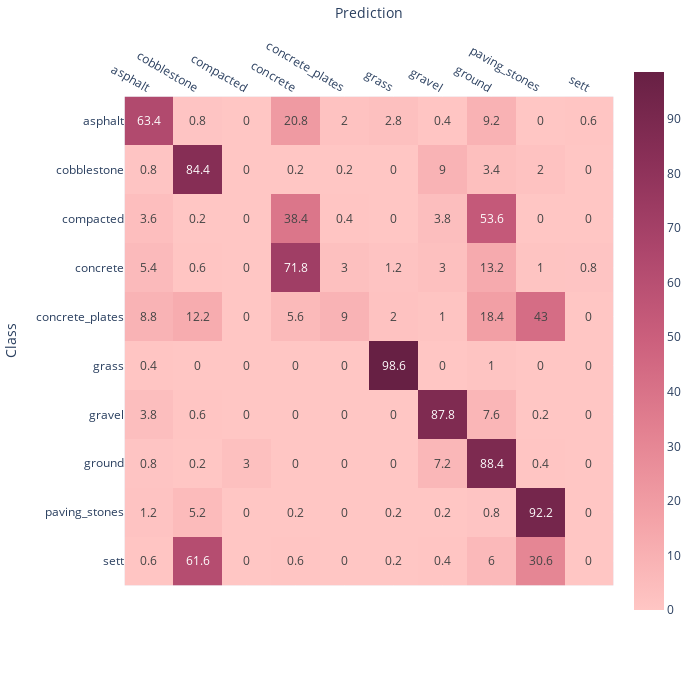

Notebook source saved alongside this figure:
### Code cell
fig = px.imshow(c_mat,
                labels=dict(x="Prediction", y="Class"),
                x=available_classes,
                y=available_classes,
                text_auto=True, 
            #    aspect="auto",
                color_continuous_scale=px.colors.sequential.Burg,
                width=700,
                height=700,
               )
fig.update_xaxes(side="top")

# fig['layout']['xaxis']['autorange'] = "reversed"

fig.show()

### Figure 1 — Plotly figure (JSON) as saved in the notebook; plotly's stock layout.template omitted (floating-point values rounded to 4 significant figures)
{"data": [{"coloraxis": "coloraxis", "hovertemplate": "Prediction: %{x}<br>Class: %{y}<br>color: %{z}<extra></extra>", "name": "0", "texttemplate": "%{z}", "type": "heatmap", "x": ["asphalt", "cobblestone", "compacted", "concrete", "concrete_plates", "grass", "gravel", "ground", "paving_stones", "sett"], "xaxis": "x", "y": ["asphalt", "cobblestone", "compacted", "concrete", "concrete_plates", "grass", "gravel", "ground", "paving_stones", "sett"], "yaxis": "y", "z": [[63.4, 0.8, 0, 20.8, 2, 2.8, 0.4, 9.2, 0, 0.6], [0.8, 84.4, 0, 0.2, 0.2, 0, 9, 3.4, 2, 0], [3.6, 0.2, 0, 38.4, 0.4, 0, 3.8, 53.6, 0, 0], [5.4, 0.6, 0, 71.8, 3, 1.2, 3, 13.2, 1, 0.8], [8.8, 12.2, 0, 5.6, 9, 2, 1, 18.4, 43, 0], [0.4, 0, 0, 0, 0, 98.6, 0, 1, 0, 0], [3.8, 0.6, 0, 0, 0, 0, 87.8, 7.6, 0.2, 0], [0.8, 0.2, 3, 0, 0, 0, 7.2, 88.4, 0.4, 0], [1.2, 5.2, 0, 0.2, 0, 0.2, 0.2, 0.8, 92.2, 0], [0.6, 61.6, 0, 0.6, 0, 0.2, 0.4, 6, 30.6, 0]]}], "layout": {"coloraxis": {"colorscale": [[0, "rgb(255, 198, 196)"], [0.1667, "rgb(244, 163, 168)"], [0.3333, "rgb(227, 129, 145)"], [0.5, "rgb(204, 96, 125)"], [0.6667, "rgb(173, 70, 108)"], [0.8333, "rgb(139, 48, 88)"], [1, "rgb(103, 32, 68)"]]}, "height": 700, "margin": {"t": 60}, "width": 700, "xaxis": {"anchor": "y", "constrain": "domain", "domain": [0, 1], "scaleanchor": "y", "side": "top", "title": {"text": "Prediction"}}, "yaxis": {"anchor": "x", "autorange": "reversed", "constrain": "domain", "domain": [0, 1], "title": {"text": "Class"}}}}
